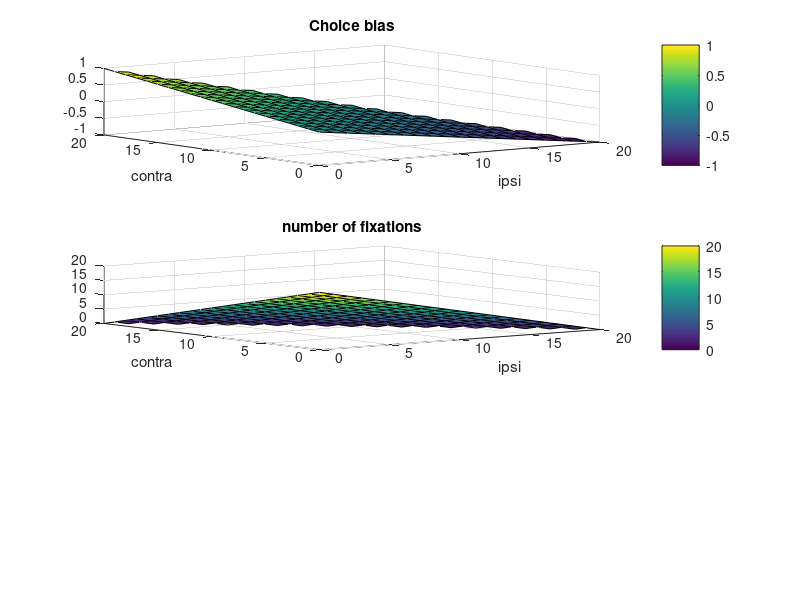
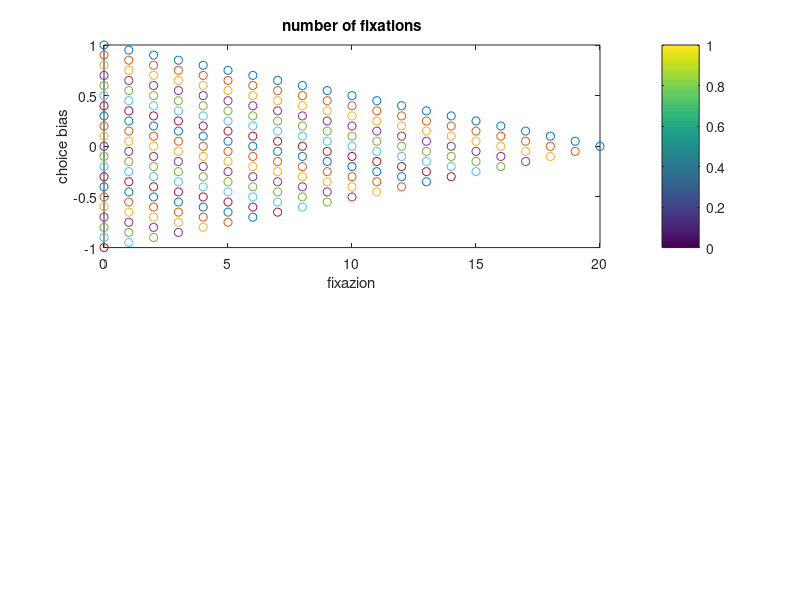

Reproduce these figures in MATLAB, in order.
function testsim_choice_bias

N = 20; % trials

C = [0:N];
I = [0:N];
f = NaN(length(C),length(I));
CB = f;
for c = 1:length(C)
    for i = 1:length(I) 
        if (C(c) + I(i)) <= N
            f(c,i) = N - C(c) - I(i);
            CB(c,i) = (C(c) - I(i))/N;
        end
    end
end


subplot(3,1,1)
surf(C,I,CB);
ylabel('contra');
xlabel('ipsi');
title('Choice bias');
colorbar;

subplot(3,1,2)
surf(C,I,f);
ylabel('contra');
xlabel('ipsi');
title('number of fixations');
colorbar;

figure(2)
subplot(2,1,1)
plot(f,CB, 'o');
ylabel('choice bias');
xlabel('fixazion');
title('number of fixations');
colorbar;